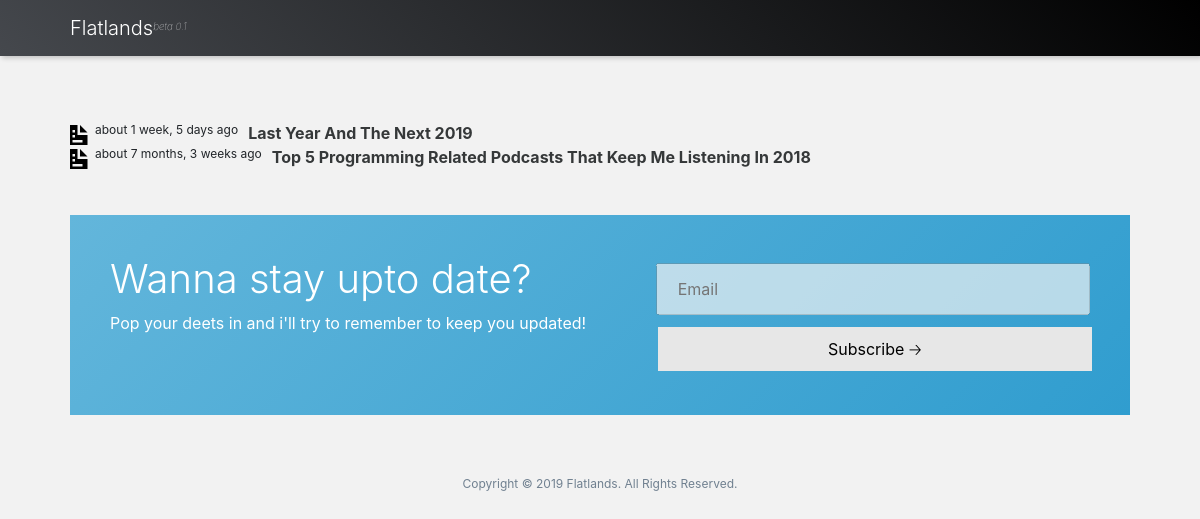
The page /articles/ on the database as committed earlier.
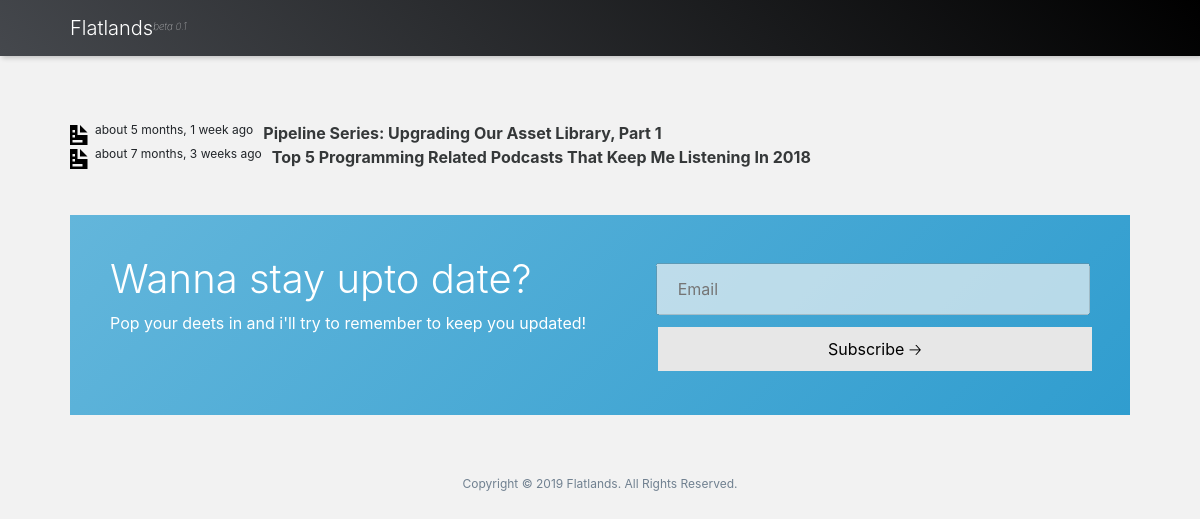
The same page on the database as committed later.
### blog/models.py (models this page shows, shortened)
class Post(models.Model):
    next_post = models.IntegerField(null=True, blank=True)
    previous_post = models.IntegerField(null=True, blank=True)
    name = models.CharField(max_length=200)
    content = models.CharField(max_length=5000)
    pub_date = models.DateTimeField('date published')
    strap = models.CharField(max_length=300)
    tags = models.ManyToManyField(Tag, blank=True)
    project = models.ForeignKey(Project, on_delete=models.CASCADE, related_name='posts', null=True, blank=True)
    cover_img = models.CharField(max_length=200, null=True, blank=True)
    published = models.BooleanField(default=False)
    techspec = models.BooleanField(default=False)
    viewed = models.IntegerField(default=0)

### blog/views.py (the view)
# urls.py: path('articles/', views.articles, name='articles'),
def articles(request):
    articles = Post.objects.filter(
        project=None, published=True
        ).order_by('-pub_date')
    context = standard_context
    context['articles'] = articles
    return render(request, 'blog/articles.html', context)

### blog/forms.py
class SearchForm(forms.Form):
    search = forms.CharField(label='', max_length=100)

class MailingList(forms.Form):
    email = forms.CharField(label='', max_length=100)

### blog/templates/blog/articles.html
{% extends "blog/base.html" %} {% load static %} {% block content %}
<p style="height:105px;"></p>
<div class="container content">
        {% for article in articles %}
        <div style="display: flex; flex-direction: row;">
                <div>
                        <img class="iconic-svg-header" src="{% static 'blog/svg/document.svg' %}" alt="tags icon">
                    </div>
                <div class="blogpostheader">
                    <div style="font-size: 12px; padding-right: 10px;">
                        about {{article.pub_date|timesince}} ago
                    </div>
                </div>
                <div style="display: flex; flex-direction: row;">
                    <div>
                        <strong><a href="/articles/{{ article.id }}/">{{ article.name|title }}</a></strong>
                    </div>
                </div>
            </div>
        {% endfor %}
</div>
<div class="container content">
        {% include "blog/comp/mailinglist.html" %}
        </div>
{% endblock %}

Rows that differ between the two databases and show on the page:
no longer on this page (row edited): Post: pub_date "1 week, 5 days", name "Last Year And The Next 2019"
now on this page (row edited): Post: pub_date "5 months, 1 week", name "Pipeline Series: Upgrading Our Asset Library, Part 1"
